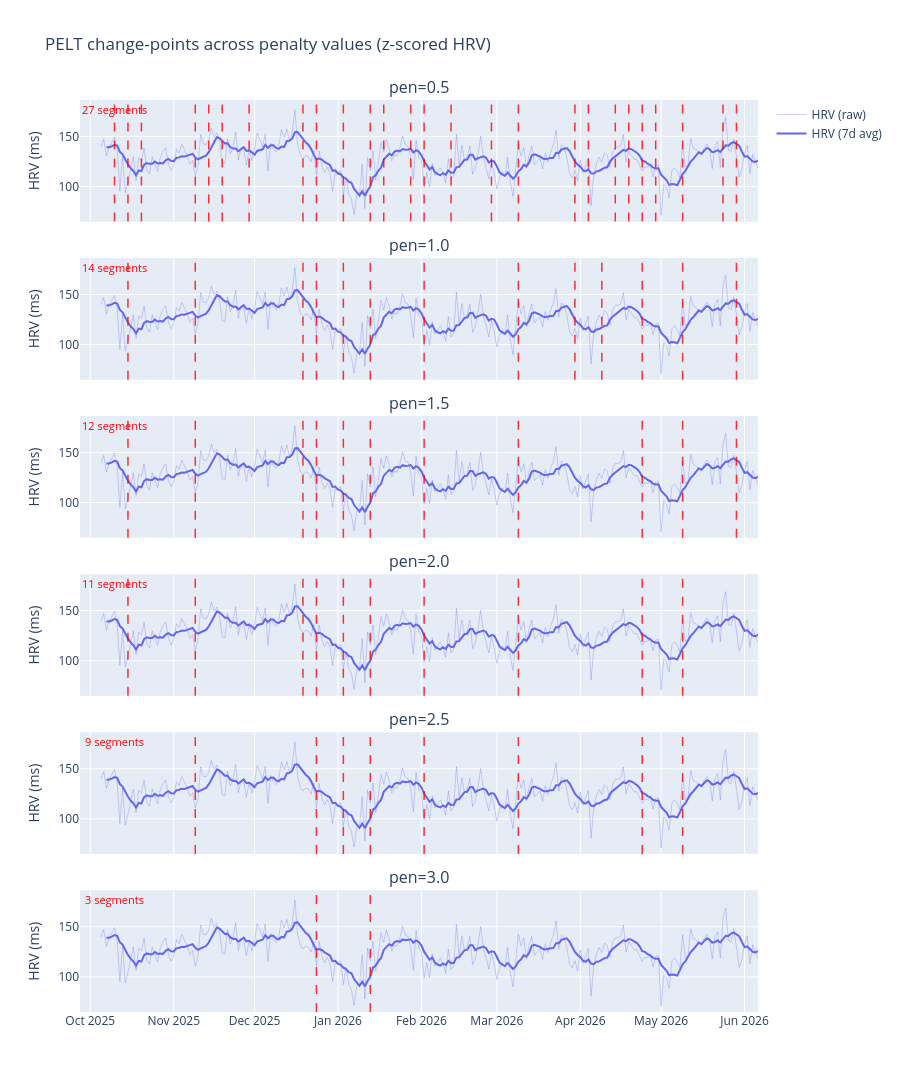

The cell this chart's notebook holds for it:
### Code cell
from plotly.subplots import make_subplots

penalties = [0.5, 1.0, 1.5, 2.0, 2.5, 3.0]
penalty_labels = [f"pen={p}" for p in penalties]
hrv_smooth = pd.Series(raw_signal).rolling(7, min_periods=3).mean()

fig = make_subplots(
    rows=len(penalties), cols=1,
    shared_xaxes=True,
    subplot_titles=penalty_labels,
    vertical_spacing=0.04
)

for idx, pen in enumerate(penalties, start=1):
    bkps = model.predict(pen=pen)

    fig.add_trace(go.Scatter(
        x=raw_dates, y=raw_signal,
        mode='lines', name='HRV (raw)',
        line=dict(color='#6366f1', width=1),
        opacity=0.3, showlegend=(idx == 1)
    ), row=idx, col=1)

    fig.add_trace(go.Scatter(
        x=raw_dates, y=hrv_smooth,
        mode='lines', name='HRV (7d avg)',
        line=dict(color='#6366f1', width=2),
        showlegend=(idx == 1)
    ), row=idx, col=1)

    for bp in bkps[:-1]:
        fig.add_vline(
            x=str(raw_dates[bp])[:10],
            line_dash="dash", line_color="red",
            line_width=1.5, opacity=0.8,
            row=idx, col=1
        )

    fig.add_annotation(
        x=raw_dates[5], y=raw_signal.max(),
        text=f"{len(bkps)} segments",
        showarrow=False,
        font=dict(size=11, color="red"),
        row=idx, col=1
    )

fig.update_layout(
    height=220 * len(penalties),
    title='PELT change-points across penalty values (z-scored HRV)',
    showlegend=True
)
fig.update_yaxes(title_text='HRV (ms)')
fig.show()

### Figure 1 — Plotly figure (JSON) as saved in the notebook; plotly's stock layout.template omitted (floating-point values rounded to 4 significant figures; data arrays with more than 128 entries replaced by an {"elided": "..."} marker saying what was removed)
{"data": [{"line": {"color": "#6366f1", "width": 1}, "mode": "lines", "name": "HRV (raw)", "opacity": 0.3, "showlegend": true, "type": "scatter", "x": {"elided": "244 str values"}, "xaxis": "x", "y": {"elided": "244 float values"}, "yaxis": "y"}, {"line": {"color": "#6366f1", "width": 2}, "mode": "lines", "name": "HRV (7d avg)", "showlegend": true, "type": "scatter", "x": {"elided": "244 str values"}, "xaxis": "x", "y": {"elided": "244 float values"}, "yaxis": "y"}, {"line": {"color": "#6366f1", "width": 1}, "mode": "lines", "name": "HRV (raw)", "opacity": 0.3, "showlegend": false, "type": "scatter", "x": {"elided": "244 str values"}, "xaxis": "x2", "y": {"elided": "244 float values"}, "yaxis": "y2"}, {"line": {"color": "#6366f1", "width": 2}, "mode": "lines", "name": "HRV (7d avg)", "showlegend": false, "type": "scatter", "x": {"elided": "244 str values"}, "xaxis": "x2", "y": {"elided": "244 float values"}, "yaxis": "y2"}, {"line": {"color": "#6366f1", "width": 1}, "mode": "lines", "name": "HRV (raw)", "opacity": 0.3, "showlegend": false, "type": "scatter", "x": {"elided": "244 str values"}, "xaxis": "x3", "y": {"elided": "244 float values"}, "yaxis": "y3"}, {"line": {"color": "#6366f1", "width": 2}, "mode": "lines", "name": "HRV (7d avg)", "showlegend": false, "type": "scatter", "x": {"elided": "244 str values"}, "xaxis": "x3", "y": {"elided": "244 float values"}, "yaxis": "y3"}, {"line": {"color": "#6366f1", "width": 1}, "mode": "lines", "name": "HRV (raw)", "opacity": 0.3, "showlegend": false, "type": "scatter", "x": {"elided": "244 str values"}, "xaxis": "x4", "y": {"elided": "244 float values"}, "yaxis": "y4"}, {"line": {"color": "#6366f1", "width": 2}, "mode": "lines", "name": "HRV (7d avg)", "showlegend": false, "type": "scatter", "x": {"elided": "244 str values"}, "xaxis": "x4", "y": {"elided": "244 float values"}, "yaxis": "y4"}, {"line": {"color": "#6366f1", "width": 1}, "mode": "lines", "name": "HRV (raw)", "opacity": 0.3, "showlegend": false, "type": "scatter", "x": {"elided": "244 str values"}, "xaxis": "x5", "y": {"elided": "244 float values"}, "yaxis": "y5"}, {"line": {"color": "#6366f1", "width": 2}, "mode": "lines", "name": "HRV (7d avg)", "showlegend": false, "type": "scatter", "x": {"elided": "244 str values"}, "xaxis": "x5", "y": {"elided": "244 float values"}, "yaxis": "y5"}, {"line": {"color": "#6366f1", "width": 1}, "mode": "lines", "name": "HRV (raw)", "opacity": 0.3, "showlegend": false, "type": "scatter", "x": {"elided": "244 str values"}, "xaxis": "x6", "y": {"elided": "244 float values"}, "yaxis": "y6"}, {"line": {"color": "#6366f1", "width": 2}, "mode": "lines", "name": "HRV (7d avg)", "showlegend": false, "type": "scatter", "x": {"elided": "244 str values"}, "xaxis": "x6", "y": {"elided": "244 float values"}, "yaxis": "y6"}], "layout": {"annotations": [{"font": {"size": 16}, "showarrow": false, "text": "pen=0.5", "x": 0.5, "xanchor": "center", "xref": "paper", "y": 1, "yanchor": "bottom", "yref": "paper"}, {"font": {"size": 16}, "showarrow": false, "text": "pen=1.0", "x": 0.5, "xanchor": "center", "xref": "paper", "y": 0.8267, "yanchor": "bottom", "yref": "paper"}, {"font": {"size": 16}, "showarrow": false, "text": "pen=1.5", "x": 0.5, "xanchor": "center", "xref": "paper", "y": 0.6533, "yanchor": "bottom", "yref": "paper"}, {"font": {"size": 16}, "showarrow": false, "text": "pen=2.0", "x": 0.5, "xanchor": "center", "xref": "paper", "y": 0.48, "yanchor": "bottom", "yref": "paper"}, {"font": {"size": 16}, "showarrow": false, "text": "pen=2.5", "x": 0.5, "xanchor": "center", "xref": "paper", "y": 0.3067, "yanchor": "bottom", "yref": "paper"}, {"font": {"size": 16}, "showarrow": false, "text": "pen=3.0", "x": 0.5, "xanchor": "center", "xref": "paper", "y": 0.1333, "yanchor": "bottom", "yref": "paper"}, {"font": {"color": "red", "size": 11}, "showarrow": false, "text": "27 segments", "x": "2025-10-10T00:00:00", "xref": "x", "y": 176.9, "yref": "y"}, {"font": {"color": "red", "size": 11}, "showarrow": false, "text": "14 segments", "x": "2025-10-10T00:00:00", "xref": "x2", "y": 176.9, "yref": "y2"}, {"font": {"color": "red", "size": 11}, "showarrow": false, "text": "12 segments", "x": "2025-10-10T00:00:00", "xref": "x3", "y": 176.9, "yref": "y3"}, {"font": {"color": "red", "size": 11}, "showarrow": false, "text": "11 segments", "x": "2025-10-10T00:00:00", "xref": "x4", "y": 176.9, "yref": "y4"}, {"font": {"color": "red", "size": 11}, "showarrow": false, "text": "9 segments", "x": "2025-10-10T00:00:00", "xref": "x5", "y": 176.9, "yref": "y5"}, {"font": {"color": "red", "size": 11}, "showarrow": false, "text": "3 segments", "x": "2025-10-10T00:00:00", "xref": "x6", "y": 176.9, "yref": "y6"}], "height": 1320, "shapes": [{"line": {"color": "red", "dash": "dash", "width": 1.5}, "opacity": 0.8, "type": "line", "x0": "2025-10-10", "x1": "2025-10-10", "xref": "x", "y0": 0, "y1": 1, "yref": "y domain"}, {"line": {"color": "red", "dash": "dash", "width": 1.5}, "opacity": 0.8, "type": "line", "x0": "2025-10-15", "x1": "2025-10-15", "xref": "x", "y0": 0, "y1": 1, "yref": "y domain"}, {"line": {"color": "red", "dash": "dash", "width": 1.5}, "opacity": 0.8, "type": "line", "x0": "2025-10-20", "x1": "2025-10-20", "xref": "x", "y0": 0, "y1": 1, "yref": "y domain"}, {"line": {"color": "red", "dash": "dash", "width": 1.5}, "opacity": 0.8, "type": "line", "x0": "2025-11-09", "x1": "2025-11-09", "xref": "x", "y0": 0, "y1": 1, "yref": "y domain"}, {"line": {"color": "red", "dash": "dash", "width": 1.5}, "opacity": 0.8, "type": "line", "x0": "2025-11-14", "x1": "2025-11-14", "xref": "x", "y0": 0, "y1": 1, "yref": "y domain"}, {"line": {"color": "red", "dash": "dash", "width": 1.5}, "opacity": 0.8, "type": "line", "x0": "2025-11-19", "x1": "2025-11-19", "xref": "x", "y0": 0, "y1": 1, "yref": "y domain"}, {"line": {"color": "red", "dash": "dash", "width": 1.5}, "opacity": 0.8, "type": "line", "x0": "2025-11-29", "x1": "2025-11-29", "xref": "x", "y0": 0, "y1": 1, "yref": "y domain"}, {"line": {"color": "red", "dash": "dash", "width": 1.5}, "opacity": 0.8, "type": "line", "x0": "2025-12-19", "x1": "2025-12-19", "xref": "x", "y0": 0, "y1": 1, "yref": "y domain"}, {"line": {"color": "red", "dash": "dash", "width": 1.5}, "opacity": 0.8, "type": "line", "x0": "2025-12-24", "x1": "2025-12-24", "xref": "x", "y0": 0, "y1": 1, "yref": "y domain"}, {"line": {"color": "red", "dash": "dash", "width": 1.5}, "opacity": 0.8, "type": "line", "x0": "2026-01-03", "x1": "2026-01-03", "xref": "x", "y0": 0, "y1": 1, "yref": "y domain"}, {"line": {"color": "red", "dash": "dash", "width": 1.5}, "opacity": 0.8, "type": "line", "x0": "2026-01-13", "x1": "2026-01-13", "xref": "x", "y0": 0, "y1": 1, "yref": "y domain"}, {"line": {"color": "red", "dash": "dash", "width": 1.5}, "opacity": 0.8, "type": "line", "x0": "2026-01-18", "x1": "2026-01-18", "xref": "x", "y0": 0, "y1": 1, "yref": "y domain"}, {"line": {"color": "red", "dash": "dash", "width": 1.5}, "opacity": 0.8, "type": "line", "x0": "2026-01-28", "x1": "2026-01-28", "xref": "x", "y0": 0, "y1": 1, "yref": "y domain"}, {"line": {"color": "red", "dash": "dash", "width": 1.5}, "opacity": 0.8, "type": "line", "x0": "2026-02-02", "x1": "2026-02-02", "xref": "x", "y0": 0, "y1": 1, "yref": "y domain"}, {"line": {"color": "red", "dash": "dash", "width": 1.5}, "opacity": 0.8, "type": "line", "x0": "2026-02-12", "x1": "2026-02-12", "xref": "x", "y0": 0, "y1": 1, "yref": "y domain"}, {"line": {"color": "red", "dash": "dash", "width": 1.5}, "opacity": 0.8, "type": "line", "x0": "2026-02-27", "x1": "2026-02-27", "xref": "x", "y0": 0, "y1": 1, "yref": "y domain"}, {"line": {"color": "red", "dash": "dash", "width": 1.5}, "opacity": 0.8, "type": "line", "x0": "2026-03-09", "x1": "2026-03-09", "xref": "x", "y0": 0, "y1": 1, "yref": "y domain"}, {"line": {"color": "red", "dash": "dash", "width": 1.5}, "opacity": 0.8, "type": "line", "x0": "2026-03-30", "x1": "2026-03-30", "xref": "x", "y0": 0, "y1": 1, "yref": "y domain"}, {"line": {"color": "red", "dash": "dash", "width": 1.5}, "opacity": 0.8, "type": "line", "x0": "2026-04-04", "x1": "2026-04-04", "xref": "x", "y0": 0, "y1": 1, "yref": "y domain"}, {"line": {"color": "red", "dash": "dash", "width": 1.5}, "opacity": 0.8, "type": "line", "x0": "2026-04-14", "x1": "2026-04-14", "xref": "x", "y0": 0, "y1": 1, "yref": "y domain"}, {"line": {"color": "red", "dash": "dash", "width": 1.5}, "opacity": 0.8, "type": "line", "x0": "2026-04-19", "x1": "2026-04-19", "xref": "x", "y0": 0, "y1": 1, "yref": "y domain"}, {"line": {"color": "red", "dash": "dash", "width": 1.5}, "opacity": 0.8, "type": "line", "x0": "2026-04-24", "x1": "2026-04-24", "xref": "x", "y0": 0, "y1": 1, "yref": "y domain"}, {"line": {"color": "red", "dash": "dash", "width": 1.5}, "opacity": 0.8, "type": "line", "x0": "2026-04-29", "x1": "2026-04-29", "xref": "x", "y0": 0, "y1": 1, "yref": "y domain"}, {"line": {"color": "red", "dash": "dash", "width": 1.5}, "opacity": 0.8, "type": "line", "x0": "2026-05-09", "x1": "2026-05-09", "xref": "x", "y0": 0, "y1": 1, "yref": "y domain"}, {"line": {"color": "red", "dash": "dash", "width": 1.5}, "opacity": 0.8, "type": "line", "x0": "2026-05-24", "x1": "2026-05-24", "xref": "x", "y0": 0, "y1": 1, "yref": "y domain"}, {"line": {"color": "red", "dash": "dash", "width": 1.5}, "opacity": 0.8, "type": "line", "x0": "2026-05-29", "x1": "2026-05-29", "xref": "x", "y0": 0, "y1": 1, "yref": "y domain"}, {"line": {"color": "red", "dash": "dash", "width": 1.5}, "opacity": 0.8, "type": "line", "x0": "2025-10-15", "x1": "2025-10-15", "xref": "x2", "y0": 0, "y1": 1, "yref": "y2 domain"}, {"line": {"color": "red", "dash": "dash", "width": 1.5}, "opacity": 0.8, "type": "line", "x0": "2025-11-09", "x1": "2025-11-09", "xref": "x2", "y0": 0, "y1": 1, "yref": "y2 domain"}, {"line": {"color": "red", "dash": "dash", "width": 1.5}, "opacity": 0.8, "type": "line", "x0": "2025-12-19", "x1": "2025-12-19", "xref": "x2", "y0": 0, "y1": 1, "yref": "y2 domain"}, {"line": {"color": "red", "dash": "dash", "width": 1.5}, "opacity": 0.8, "type": "line", "x0": "2025-12-24", "x1": "2025-12-24", "xref": "x2", "y0": 0, "y1": 1, "yref": "y2 domain"}, {"line": {"color": "red", "dash": "dash", "width": 1.5}, "opacity": 0.8, "type": "line", "x0": "2026-01-03", "x1": "2026-01-03", "xref": "x2", "y0": 0, "y1": 1, "yref": "y2 domain"}, {"line": {"color": "red", "dash": "dash", "width": 1.5}, "opacity": 0.8, "type": "line", "x0": "2026-01-13", "x1": "2026-01-13", "xref": "x2", "y0": 0, "y1": 1, "yref": "y2 domain"}, {"line": {"color": "red", "dash": "dash", "width": 1.5}, "opacity": 0.8, "type": "line", "x0": "2026-02-02", "x1": "2026-02-02", "xref": "x2", "y0": 0, "y1": 1, "yref": "y2 domain"}, {"line": {"color": "red", "dash": "dash", "width": 1.5}, "opacity": 0.8, "type": "line", "x0": "2026-03-09", "x1": "2026-03-09", "xref": "x2", "y0": 0, "y1": 1, "yref": "y2 domain"}, {"line": {"color": "red", "dash": "dash", "width": 1.5}, "opacity": 0.8, "type": "line", "x0": "2026-03-30", "x1": "2026-03-30", "xref": "x2", "y0": 0, "y1": 1, "yref": "y2 domain"}, {"line": {"color": "red", "dash": "dash", "width": 1.5}, "opacity": 0.8, "type": "line", "x0": "2026-04-09", "x1": "2026-04-09", "xref": "x2", "y0": 0, "y1": 1, "yref": "y2 domain"}, {"line": {"color": "red", "dash": "dash", "width": 1.5}, "opacity": 0.8, "type": "line", "x0": "2026-04-24", "x1": "2026-04-24", "xref": "x2", "y0": 0, "y1": 1, "yref": "y2 domain"}, {"line": {"color": "red", "dash": "dash", "width": 1.5}, "opacity": 0.8, "type": "line", "x0": "2026-05-09", "x1": "2026-05-09", "xref": "x2", "y0": 0, "y1": 1, "yref": "y2 domain"}, {"line": {"color": "red", "dash": "dash", "width": 1.5}, "opacity": 0.8, "type": "line", "x0": "2026-05-29", "x1": "2026-05-29", "xref": "x2", "y0": 0, "y1": 1, "yref": "y2 domain"}, {"line": {"color": "red", "dash": "dash", "width": 1.5}, "opacity": 0.8, "type": "line", "x0": "2025-10-15", "x1": "2025-10-15", "xref": "x3", "y0": 0, "y1": 1, "yref": "y3 domain"}, {"line": {"color": "red", "dash": "dash", "width": 1.5}, "opacity": 0.8, "type": "line", "x0": "2025-11-09", "x1": "2025-11-09", "xref": "x3", "y0": 0, "y1": 1, "yref": "y3 domain"}, {"line": {"color": "red", "dash": "dash", "width": 1.5}, "opacity": 0.8, "type": "line", "x0": "2025-12-19", "x1": "2025-12-19", "xref": "x3", "y0": 0, "y1": 1, "yref": "y3 domain"}, {"line": {"color": "red", "dash": "dash", "width": 1.5}, "opacity": 0.8, "type": "line", "x0": "2025-12-24", "x1": "2025-12-24", "xref": "x3", "y0": 0, "y1": 1, "yref": "y3 domain"}, {"line": {"color": "red", "dash": "dash", "width": 1.5}, "opacity": 0.8, "type": "line", "x0": "2026-01-03", "x1": "2026-01-03", "xref": "x3", "y0": 0, "y1": 1, "yref": "y3 domain"}, {"line": {"color": "red", "dash": "dash", "width": 1.5}, "opacity": 0.8, "type": "line", "x0": "2026-01-13", "x1": "2026-01-13", "xref": "x3", "y0": 0, "y1": 1, "yref": "y3 domain"}, {"line": {"color": "red", "dash": "dash", "width": 1.5}, "opacity": 0.8, "type": "line", "x0": "2026-02-02", "x1": "2026-02-02", "xref": "x3", "y0": 0, "y1": 1, "yref": "y3 domain"}, {"line": {"color": "red", "dash": "dash", "width": 1.5}, "opacity": 0.8, "type": "line", "x0": "2026-03-09", "x1": "2026-03-09", "xref": "x3", "y0": 0, "y1": 1, "yref": "y3 domain"}, {"line": {"color": "red", "dash": "dash", "width": 1.5}, "opacity": 0.8, "type": "line", "x0": "2026-04-24", "x1": "2026-04-24", "xref": "x3", "y0": 0, "y1": 1, "yref": "y3 domain"}, {"line": {"color": "red", "dash": "dash", "width": 1.5}, "opacity": 0.8, "type": "line", "x0": "2026-05-09", "x1": "2026-05-09", "xref": "x3", "y0": 0, "y1": 1, "yref": "y3 domain"}, {"line": {"color": "red", "dash": "dash", "width": 1.5}, "opacity": 0.8, "type": "line", "x0": "2026-05-29", "x1": "2026-05-29", "xref": "x3", "y0": 0, "y1": 1, "yref": "y3 domain"}, {"line": {"color": "red", "dash": "dash", "width": 1.5}, "opacity": 0.8, "type": "line", "x0": "2025-10-15", "x1": "2025-10-15", "xref": "x4", "y0": 0, "y1": 1, "yref": "y4 domain"}, {"line": {"color": "red", "dash": "dash", "width": 1.5}, "opacity": 0.8, "type": "line", "x0": "2025-11-09", "x1": "2025-11-09", "xref": "x4", "y0": 0, "y1": 1, "yref": "y4 domain"}, {"line": {"color": "red", "dash": "dash", "width": 1.5}, "opacity": 0.8, "type": "line", "x0": "2025-12-19", "x1": "2025-12-19", "xref": "x4", "y0": 0, "y1": 1, "yref": "y4 domain"}, {"line": {"color": "red", "dash": "dash", "width": 1.5}, "opacity": 0.8, "type": "line", "x0": "2025-12-24", "x1": "2025-12-24", "xref": "x4", "y0": 0, "y1": 1, "yref": "y4 domain"}, {"line": {"color": "red", "dash": "dash", "width": 1.5}, "opacity": 0.8, "type": "line", "x0": "2026-01-03", "x1": "2026-01-03", "xref": "x4", "y0": 0, "y1": 1, "yref": "y4 domain"}, {"line": {"color": "red", "dash": "dash", "width": 1.5}, "opacity": 0.8, "type": "line", "x0": "2026-01-13", "x1": "2026-01-13", "xref": "x4", "y0": 0, "y1": 1, "yref": "y4 domain"}, {"line": {"color": "red", "dash": "dash", "width": 1.5}, "opacity": 0.8, "type": "line", "x0": "2026-02-02", "x1": "2026-02-02", "xref": "x4", "y0": 0, "y1": 1, "yref": "y4 domain"}, {"line": {"color": "red", "dash": "dash", "width": 1.5}, "opacity": 0.8, "type": "line", "x0": "2026-03-09", "x1": "2026-03-09", "xref": "x4", "y0": 0, "y1": 1, "yref": "y4 domain"}, {"line": {"color": "red", "dash": "dash", "width": 1.5}, "opacity": 0.8, "type": "line", "x0": "2026-04-24", "x1": "2026-04-24", "xref": "x4", "y0": 0, "y1": 1, "yref": "y4 domain"}, {"line": {"color": "red", "dash": "dash", "width": 1.5}, "opacity": 0.8, "type": "line", "x0": "2026-05-09", "x1": "2026-05-09", "xref": "x4", "y0": 0, "y1": 1, "yref": "y4 domain"}, {"line": {"color": "red", "dash": "dash", "width": 1.5}, "opacity": 0.8, "type": "line", "x0": "2025-11-09", "x1": "2025-11-09", "xref": "x5", "y0": 0, "y1": 1, "yref": "y5 domain"}, {"line": {"color": "red", "dash": "dash", "width": 1.5}, "opacity": 0.8, "type": "line", "x0": "2025-12-24", "x1": "2025-12-24", "xref": "x5", "y0": 0, "y1": 1, "yref": "y5 domain"}, {"line": {"color": "red", "dash": "dash", "width": 1.5}, "opacity": 0.8, "type": "line", "x0": "2026-01-03", "x1": "2026-01-03", "xref": "x5", "y0": 0, "y1": 1, "yref": "y5 domain"}, {"line": {"color": "red", "dash": "dash", "width": 1.5}, "opacity": 0.8, "type": "line", "x0": "2026-01-13", "x1": "2026-01-13", "xref": "x5", "y0": 0, "y1": 1, "yref": "y5 domain"}, {"line": {"color": "red", "dash": "dash", "width": 1.5}, "opacity": 0.8, "type": "line", "x0": "2026-02-02", "x1": "2026-02-02", "xref": "x5", "y0": 0, "y1": 1, "yref": "y5 domain"}, {"line": {"color": "red", "dash": "dash", "width": 1.5}, "opacity": 0.8, "type": "line", "x0": "2026-03-09", "x1": "2026-03-09", "xref": "x5", "y0": 0, "y1": 1, "yref": "y5 domain"}, {"line": {"color": "red", "dash": "dash", "width": 1.5}, "opacity": 0.8, "type": "line", "x0": "2026-04-24", "x1": "2026-04-24", "xref": "x5", "y0": 0, "y1": 1, "yref": "y5 domain"}, {"line": {"color": "red", "dash": "dash", "width": 1.5}, "opacity": 0.8, "type": "line", "x0": "2026-05-09", "x1": "2026-05-09", "xref": "x5", "y0": 0, "y1": 1, "yref": "y5 domain"}, {"line": {"color": "red", "dash": "dash", "width": 1.5}, "opacity": 0.8, "type": "line", "x0": "2025-12-24", "x1": "2025-12-24", "xref": "x6", "y0": 0, "y1": 1, "yref": "y6 domain"}, {"line": {"color": "red", "dash": "dash", "width": 1.5}, "opacity": 0.8, "type": "line", "x0": "2026-01-13", "x1": "2026-01-13", "xref": "x6", "y0": 0, "y1": 1, "yref": "y6 domain"}], "showlegend": true, "title": {"text": "PELT change-points across penalty values (z-scored HRV)"}, "xaxis": {"anchor": "y", "domain": [0, 1], "matches": "x6", "showticklabels": false}, "xaxis2": {"anchor": "y2", "domain": [0, 1], "matches": "x6", "showticklabels": false}, "xaxis3": {"anchor": "y3", "domain": [0, 1], "matches": "x6", "showticklabels": false}, "xaxis4": {"anchor": "y4", "domain": [0, 1], "matches": "x6", "showticklabels": false}, "xaxis5": {"anchor": "y5", "domain": [0, 1], "matches": "x6", "showticklabels": false}, "xaxis6": {"anchor": "y6", "domain": [0, 1]}, "yaxis": {"anchor": "x", "domain": [0.8667, 1], "title": {"text": "HRV (ms)"}}, "yaxis2": {"anchor": "x2", "domain": [0.6933, 0.8267], "title": {"text": "HRV (ms)"}}, "yaxis3": {"anchor": "x3", "domain": [0.52, 0.6533], "title": {"text": "HRV (ms)"}}, "yaxis4": {"anchor": "x4", "domain": [0.3467, 0.48], "title": {"text": "HRV (ms)"}}, "yaxis5": {"anchor": "x5", "domain": [0.1733, 0.3067], "title": {"text": "HRV (ms)"}}, "yaxis6": {"anchor": "x6", "domain": [0, 0.1333], "title": {"text": "HRV (ms)"}}}}
